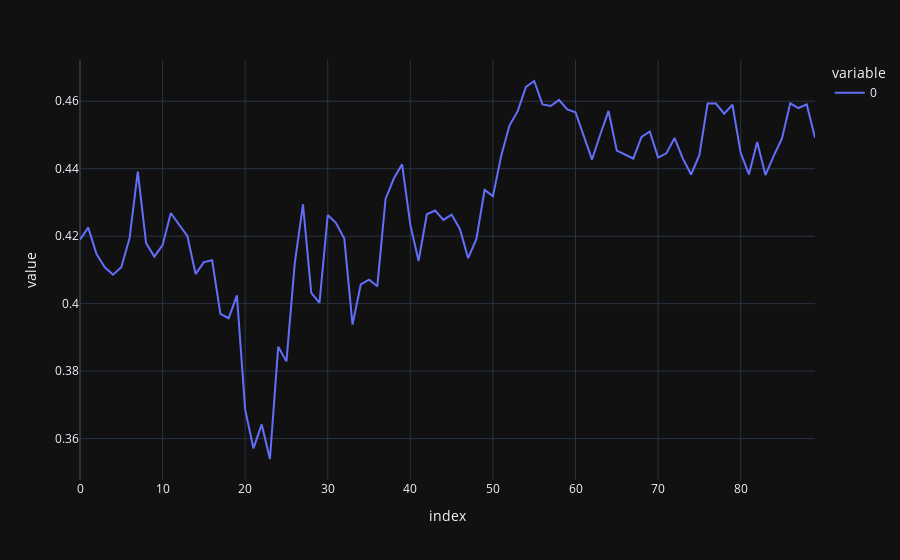

The code cell stored with this chart in its notebook:
### Code cell
f = px.line(p.pose_data[0]['joints3d'][700:790,23,1])
f.show()

### Figure 1 — Plotly figure (JSON) as saved in the notebook; plotly's stock layout.template omitted (floating-point values rounded to 4 significant figures)
{"data": [{"hovertemplate": "variable=0<br>index=%{x}<br>value=%{y}<extra></extra>", "legendgroup": "0", "line": {"color": "#636efa", "dash": "solid"}, "marker": {"symbol": "circle"}, "mode": "lines", "name": "0", "orientation": "v", "showlegend": true, "type": "scatter", "x": [0, 1, 2, 3, 4, 5, 6, 7, 8, 9, 10, 11, 12, 13, 14, 15, 16, 17, 18, 19, 20, 21, 22, 23, 24, 25, 26, 27, 28, 29, 30, 31, 32, 33, 34, 35, 36, 37, 38, 39, 40, 41, 42, 43, 44, 45, 46, 47, 48, 49, 50, 51, 52, 53, 54, 55, 56, 57, 58, 59, 60, 61, 62, 63, 64, 65, 66, 67, 68, 69, 70, 71, 72, 73, 74, 75, 76, 77, 78, 79, 80, 81, 82, 83, 84, 85, 86, 87, 88, 89], "xaxis": "x", "y": [0.419, 0.4225, 0.4147, 0.4108, 0.4086, 0.4108, 0.4194, 0.4391, 0.4179, 0.4139, 0.4173, 0.4269, 0.4234, 0.4201, 0.4088, 0.4123, 0.4129, 0.397, 0.3957, 0.4024, 0.3686, 0.3571, 0.3642, 0.3539, 0.3872, 0.3829, 0.4119, 0.4294, 0.4032, 0.4002, 0.4263, 0.4239, 0.4193, 0.3938, 0.4057, 0.4071, 0.4051, 0.431, 0.4371, 0.4413, 0.4233, 0.4127, 0.4265, 0.4276, 0.4248, 0.4264, 0.4222, 0.4135, 0.4192, 0.4337, 0.4318, 0.4438, 0.4528, 0.4571, 0.4642, 0.466, 0.4591, 0.4586, 0.4604, 0.4576, 0.4568, 0.4496, 0.4427, 0.4502, 0.4571, 0.4453, 0.4443, 0.443, 0.4494, 0.451, 0.4433, 0.4445, 0.4491, 0.443, 0.4383, 0.4441, 0.4594, 0.4593, 0.4563, 0.459, 0.4447, 0.4383, 0.4479, 0.4381, 0.4438, 0.449, 0.4594, 0.458, 0.4591, 0.4492], "yaxis": "y"}], "layout": {"legend": {"title": {"text": "variable"}, "tracegroupgap": 0}, "margin": {"t": 60}, "xaxis": {"anchor": "y", "domain": [0, 1], "title": {"text": "index"}}, "yaxis": {"anchor": "x", "domain": [0, 1], "title": {"text": "value"}}}}
